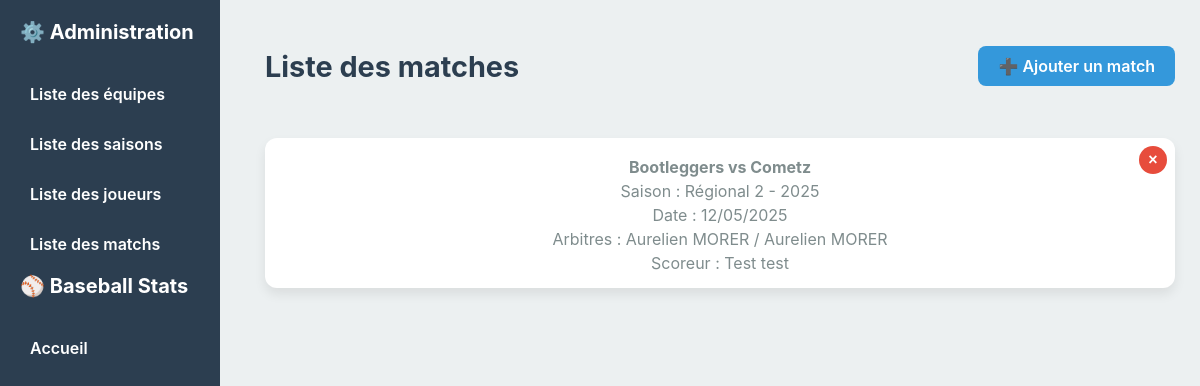
Page /matches on the earlier database version.
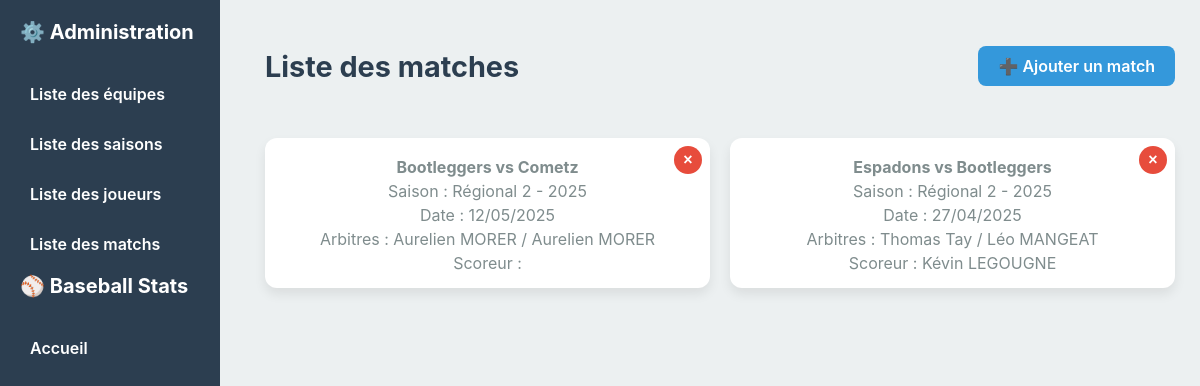
Same page on the later database version.
### models/match.py (models this page shows)
class Match(db.Model):
    __tablename__ = 'match'
    id = db.Column(db.Integer, primary_key=True)
    season_id = db.Column(db.Integer, db.ForeignKey('season.id'))
    home_team_id = db.Column(db.Integer, db.ForeignKey('team.id'))
    away_team_id = db.Column(db.Integer, db.ForeignKey('team.id'))
    date = db.Column(db.Date, nullable=False)
    arbitre1_id = db.Column(db.Integer, db.ForeignKey('player.id'))
    arbitre2_id = db.Column(db.Integer, db.ForeignKey('player.id'))
    scoreur_id  = db.Column(db.Integer, db.ForeignKey('player.id'))
    home_team = db.relationship('Team', foreign_keys=[home_team_id])
    away_team = db.relationship('Team', foreign_keys=[away_team_id])
    season = db.relationship('Season', backref='matches')
    arbitre1 = db.relationship('Player', foreign_keys=[arbitre1_id])
    arbitre2 = db.relationship('Player', foreign_keys=[arbitre2_id])
    scoreur = db.relationship('Player', foreign_keys=[scoreur_id])
    roster = db.relationship('Roster', back_populates='match', cascade='all, delete-orphan')

### models/team.py (models this page shows)
class Team(db.Model):
    __tablename__ = 'team'
    id = db.Column(db.Integer, primary_key=True)
    name = db.Column(db.String(50), nullable=False)
    city = db.Column(db.String(50))
    image = db.Column(db.String(100))
    players = db.relationship('Player', back_populates='team', cascade="all, delete-orphan")
    seasons = db.relationship('Season', secondary=season_team, back_populates='teams')

### models/season.py (models this page shows)
class Season(db.Model):
    __tablename__ = 'season'
    id = db.Column(db.Integer, primary_key=True)
    name = db.Column(db.String(50), nullable=False)
    category = db.Column(db.String(50))
    year = db.Column(db.Integer)
    discipline = db.Column(db.String(50))
    teams = db.relationship('Team', secondary=season_team, back_populates='seasons')

### models/player.py (models this page shows)
class Player(db.Model):
    __tablename__ = 'player'
    id = db.Column(db.Integer, primary_key=True)
    first_name = db.Column(db.String(50), nullable=False)
    last_name = db.Column(db.String(50), nullable=False)
    number = db.Column(db.Integer)
    image_filename = db.Column(db.String(200), nullable=True)
    team_id = db.Column(db.Integer, db.ForeignKey('team.id'), nullable=False)
    team = db.relationship('Team', back_populates='players')

### routes/matchs.py (the view)
@matches_bp.route('/matches')
def list_matches():
    matches = Match.query.order_by(Match.date.desc()).all()
    seasons = Season.query.all()
    teams = Team.query.all()
    players = Player.query.all()
    return render_template('matches/list_matches.html', matches=matches, seasons=seasons, teams=teams, players=players)

### templates/matches/list_matches.html (shortened to what this page needs)
{% extends "menu.html" %}
{% block head %}
<link rel="stylesheet" href="{{ url_for('static', filename='css/global.css') }}">
{% endblock %}
{% block content %}
<div class="teams-header">
    <h2>Liste des matches</h2>
    <a href="{{ url_for('matches.create_match') }}" class="btn-create">➕ Ajouter un match</a>
</div>
{% if matches %}
<div class="teams-grid">
    {% for match in matches %}
    <div class="team-card">
        <form action="{{ url_for('matches.delete_match', match_id=match.id) }}" method="post" class="delete-form"
              onsubmit="return confirm('Voulez-vous vraiment supprimer ce match ?');">
            <button type="submit" class="btn-delete">&times;</button>
        </form>
        <a href="{{ url_for('matches.edit_match', match_id=match.id) }}" class="team-link">
            <p><strong>{{ match.home_team.name }} vs {{ match.away_team.name }}</strong></p>
            <p>Saison : {{ match.season.name }} - {{ match.season.year }}</p>
            <p>Date : {{ match.date.strftime('%d/%m/%Y') }}</p>
            <p>Arbitres : {{ match.arbitre1.first_name }} {{ match.arbitre1.last_name }} / {{ match.arbitre2.first_name }} {{ match.arbitre2.last_name }} </p>
            <p>Scoreur : {{ match.scoreur.first_name }} {{ match.scoreur.last_name }}</p>
        </a>
    </div>
    {% endfor %}
</div>
{% else %}
<p class="no-teams">Aucun match enregistré pour le moment.</p>
{% endif %}
{% endblock %}

Differences in the rows shown:
shown differently, row unchanged: Match "Cometz": scoreur.first_name "Test" → (not shown); scoreur.last_name "test" → (not shown)
added Match: home_team.name "Espadons", away_team.name "Bootleggers", season.name "Régional 2", season.year "2025", date "27/04/2025", arbitre1.first_name "Thomas", arbitre1.last_name "Tay", arbitre2.first_name "Léo", arbitre2.last_name "MANGEAT", scoreur.first_name "Kévin", scoreur.last_name "LEGOUGNE"
